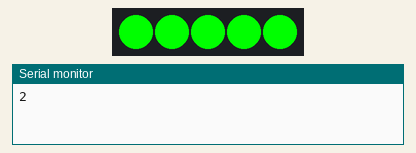
A sketch run on a simulated Arduino Uno, built with avr-gcc and run on an emulated ATmega328P. Shown: 5 RGB LEDs in strip order, left to right, the last lines printed to the serial monitor. Random numbers use the default seed unless the sketch sets one.

Above: at 0.2 s.
At 2.9 s:
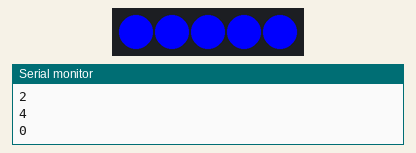
At 8.93 s:
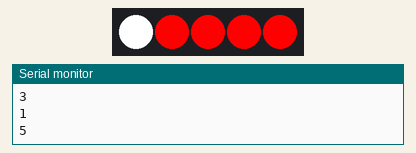
At 16.5 s:
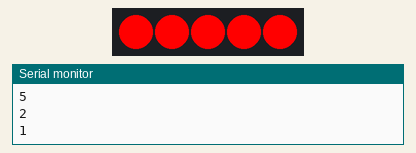
At 27.35 s:
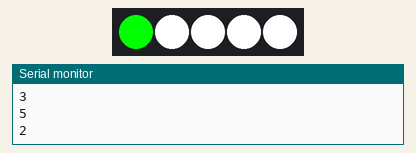
At 37.0 s:
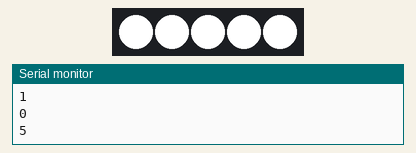
Timing chart, 0 to 40.0 s (numbered marks = the images above):
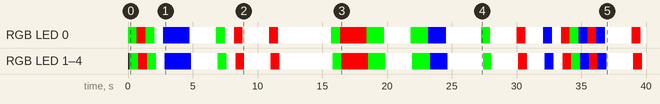

The sketch:

IfConditional.ino
```cpp
#include <Adafruit_NeoPixel.h>   //include library

#define PIN            6  // Which pin on the Arduino is connected to the NeoPixels?
#define NUMPIXELS      5  // How many NeoPixels are attached to the Arduino?

int randNumber;                 //variable for random seed
int chaseTime = 30;

// When we setup the NeoPixel library object, we tell it how many pixels, and which pin to use to send signals.
Adafruit_NeoPixel pixels = Adafruit_NeoPixel(NUMPIXELS, PIN, NEO_GRB + NEO_KHZ800);

void setup() {
  pixels.begin();               // This initializes the NeoPixel library.
  Serial.begin(9600);           //set up serial communication
  randomSeed(analogRead(0));    //this will make psudo random numbers seem more random
}

void loop() {
  randNumber = random(6);        //pick a random number between 0 and 6
  Serial.println(randNumber);    //prints the random number to the serial window

  if (randNumber == 0) {       //if conditional statement compares randnumber to 0.
    for (int pixel = 0; pixel <= NUMPIXELS; pixel++) {
      pixels.setPixelColor(pixel, 0, 0, 255); //parameters are (LED number in chain, Red 0-255, Green 0-255, Blue 0-255)
      pixels.show();
      delay(chaseTime);
    }
  }//end of conditional statement

  if (randNumber == 1) {
    for (int pixel = 0; pixel <= NUMPIXELS; pixel++) {
      pixels.setPixelColor(pixel, 255, 0, 0); //parameters are (LED number in chain, Red 0-255, Green 0-255, Blue 0-255)
      pixels.show();
      delay(chaseTime);
    }
  }

  if (randNumber == 2) {
    for (int pixel = 0; pixel <= NUMPIXELS; pixel++) {
      pixels.setPixelColor(pixel, 0, 255, 0); //parameters are (LED number in chain, Red 0-255, Green 0-255, Blue 0-255)
      pixels.show();
      delay(chaseTime);
    }
  }
  if (randNumber >= 3) {
    for (int pixel = 0; pixel <= NUMPIXELS; pixel++) {
      pixels.setPixelColor(pixel, 255, 255, 255); //parameters are (LED number in chain, Red 0-255, Green 0-255, Blue 0-255)
      pixels.show();
      delay(chaseTime);
    }
  }
  delay(500);    // wait for half second before running loop again
}                 //end of main loop
```

Measured:
- by itself, RGB LED 0: off → RGB(0, 255, 0) at 0.00 s, → RGB(255, 0, 0) 0.68 s later, → RGB(0, 255, 0) 0.68 s later, → RGB(255, 255, 255) 0.68 s later, … (33 changes in this stretch)
- by itself, RGB LED 1–4: off → RGB(0, 255, 0) at 0.12 s, → RGB(255, 0, 0) 0.68 s later, → RGB(0, 255, 0) 0.68 s later, → RGB(255, 255, 255) 0.68 s later, … (33 changes in this stretch)
- what the display in image 0 shows lasts 0.6 s, from 0.1 s to 0.7 s
- what the display in image 1 shows lasts 1.9 s, from 2.9 s to 4.8 s
